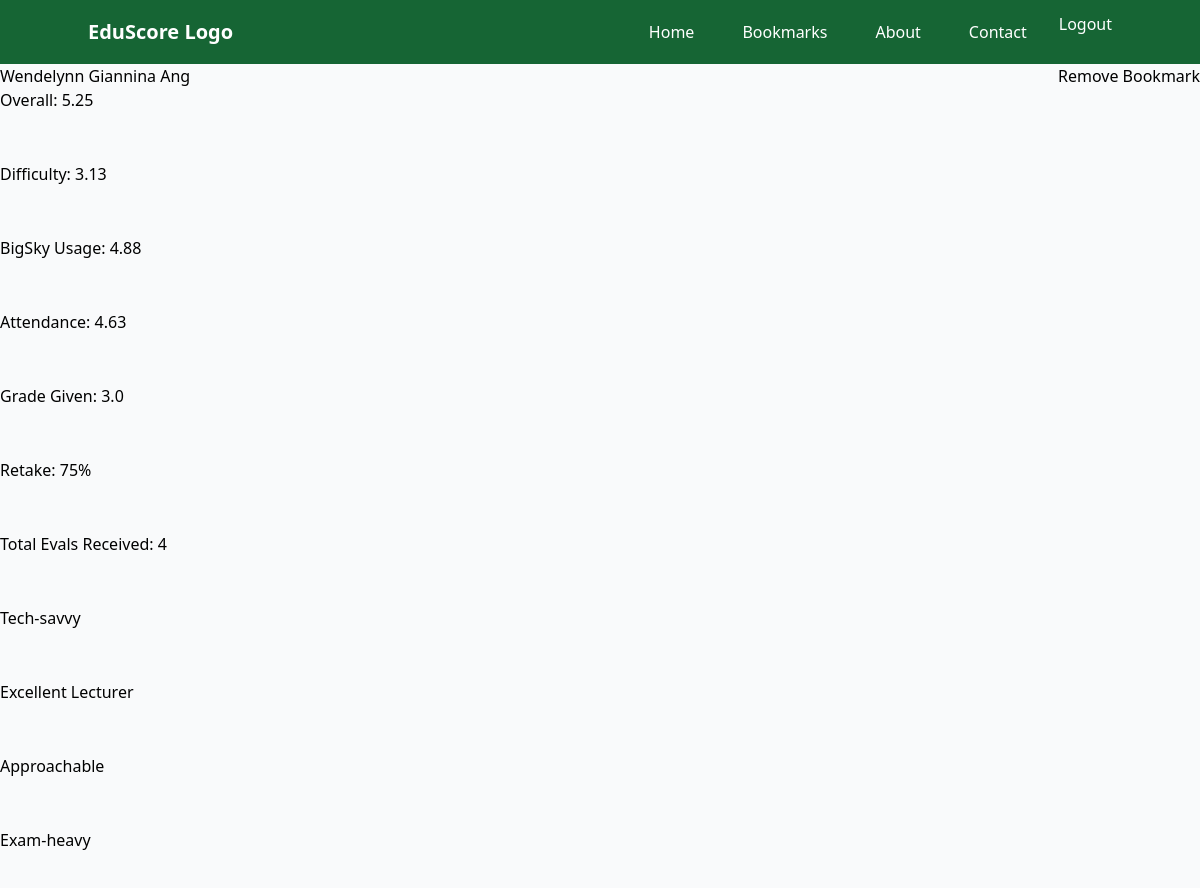
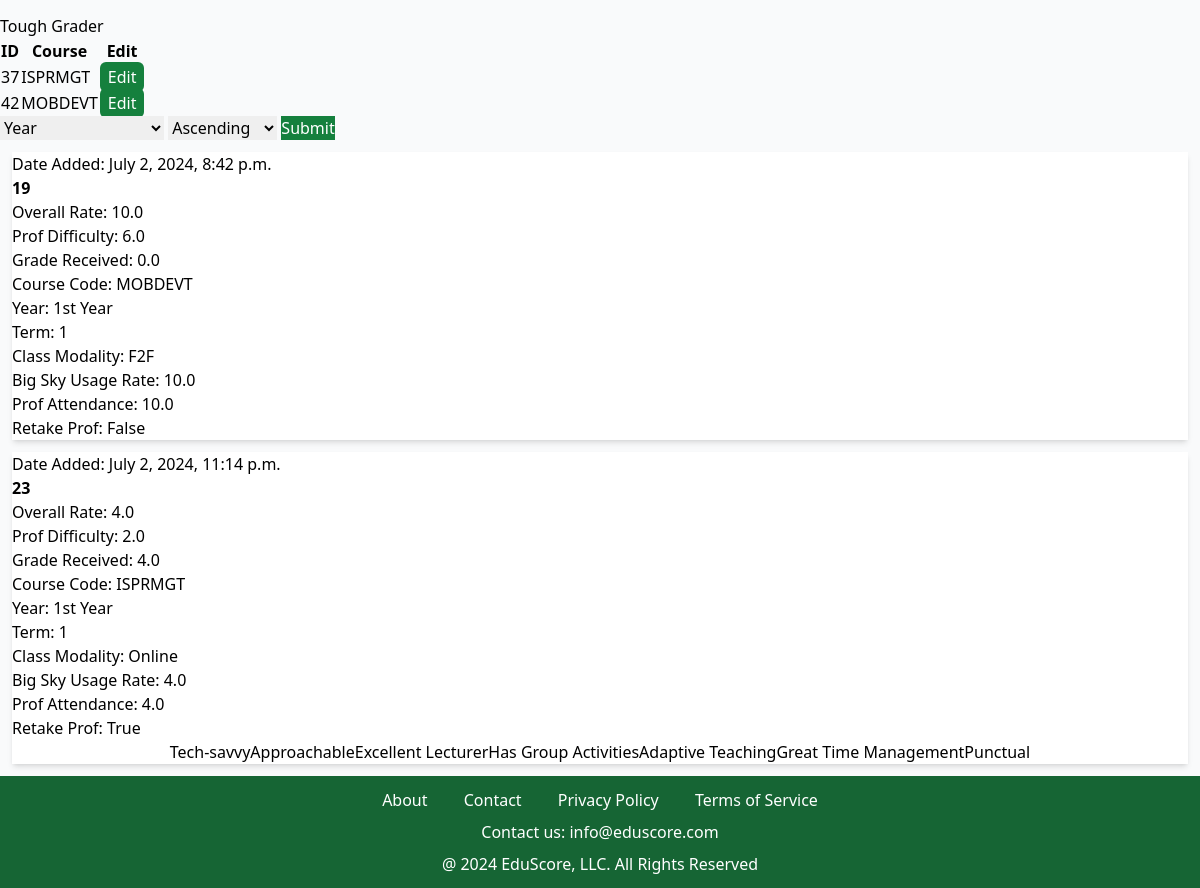
Screenshot of /teacher/2 (signed in) with the database file from the repository (2 pictures, top to bottom).
### EvalSys/models.py (models this page shows, shortened)
class TeacherTB(models.Model):
    FirstName = models.CharField(max_length=100, null=False, blank=False)
    LastName = models.CharField(max_length=100, null=False, blank=False)
    Gender = models.CharField(max_length=50, null=True, blank=True)
    Department = models.CharField(max_length=100, null=True, blank=True, default="Unknown")
    EmpStatus = models.CharField(max_length=50, null=True, blank=True, default="Unknown")

class EvaluationTB(models.Model):
    UserID = models.ForeignKey(User, on_delete=models.CASCADE)
    TeacherID = models.ForeignKey(TeacherTB, on_delete=models.CASCADE)
    CourseID = models.ForeignKey(CourseTB, on_delete=models.CASCADE)
    Year = models.CharField(max_length=50, null=False, blank=False)
    Term = models.IntegerField(null=False, blank=False)
    ClassModality = models.CharField(max_length=50, null=False, blank=False)
    OverallProfRate = models.FloatField(null=False, blank=False)
    ProfDifficulty = models.FloatField(null=False, blank=False)
    RetakeProf = models.BooleanField(null=False, blank=False)
    BigSkyUsageRate = models.FloatField(null=False, blank=False)
    ProfAttendance = models.FloatField(null=False, blank=False)
    GradeReceived = models.FloatField(null=True, blank=True)
    DateAdded = models.DateTimeField(default=timezone.now)
    class Meta:
        unique_together = ('UserID', 'TeacherID', 'CourseID')

class CourseTB(models.Model):
    CourseCode = models.CharField(unique=True, max_length=50, null=False, blank=False)
    CourseName = models.CharField(max_length=100, null=False, blank=False)
    Description = models.TextField(null=True, blank=True)

class Evaluation_TagTB(models.Model):
    EvaluationID = models.ForeignKey(EvaluationTB, on_delete=models.CASCADE)
    TagID = models.ForeignKey(TagTB, on_delete=models.CASCADE)
    class Meta:
        unique_together = ('EvaluationID', 'TagID')

class TagTB(models.Model):
    TagName = models.CharField(max_length=100, null=False, blank=False)
    isHidden = models.BooleanField(null=False, blank=False)

### EvalSys/views.py (the view, shortened to what this page needs)
# urls.py: path('teacher/<teacher_id>', views.TeacherInfo, name='TeacherInfo'),
@login_required(login_url='UserLogin')
def TeacherInfo(request, teacher_id):
    user = request.user
    TeacherRec = TeacherTB.objects.get(pk=teacher_id)
    TCourseRecs = Teacher_CourseTB.objects.filter(TeacherID=teacher_id)
    EvalRecs = EvaluationTB.objects.filter(TeacherID=teacher_id, UserID=user.id)
    try:
        Teacher_BookmarkTB.objects.get(TeacherID=teacher_id, UserID=user.id)
        isMark = True
    except:
        isMark = False
    showAdd = False
    showEdit = False
    if len(EvalRecs) > 0: showEdit = True
    if len(TCourseRecs) != len(EvalRecs): showAdd = True
    AllEvalRecs = EvaluationTB.objects.filter(TeacherID=teacher_id).aggregate(
        Average_Rate=Round(Avg('OverallProfRate', default=0), 2),
        Average_Difficulty=Round(Avg('ProfDifficulty', default=0), 2),
        Average_BSUsage=Round(Avg('BigSkyUsageRate', default=0), 2),
        Average_Attendance=Round(Avg('ProfAttendance', default=0), 2),
        Average_Grades=Round(Avg('GradeReceived', default=0))
    )
    Average_Retake = 0
    Total_WillRetake = EvaluationTB.objects.filter(TeacherID=teacher_id, RetakeProf=True).count()
    TotalNumEvals = EvaluationTB.objects.filter(TeacherID=teacher_id).count()
    if TotalNumEvals > 0:
        Average_Retake = int((Total_WillRetake/TotalNumEvals)*100)
    AllTagsGotten = (Evaluation_TagTB.objects.filter(EvaluationID__TeacherID_id=teacher_id)
                     .values('TagID__TagName').annotate(count=Count('TagID__TagName')).order_by('-count')[:5])
    AllStudentEvals = EvaluationTB.objects.filter(TeacherID=teacher_id).exclude(UserID=user.id)
    AllEvalTags = Evaluation_TagTB.objects.filter(EvaluationID__TeacherID=teacher_id).exclude(EvaluationID__UserID=user.id).order_by()
    return render(request, 'teacherInfo.html', {
        'prof': TeacherRec,
        'Courses': TCourseRecs,
        'Evals': EvalRecs,
        'showAdd': showAdd,
        'showEdit': showEdit,
        'Mark': isMark,
        'AllEvalRecs': AllEvalRecs,
        'TotalNumEvals': TotalNumEvals,
        'Average_Retake': Average_Retake,
        'TopTagRecs': AllTagsGotten,
        'AllStudentEvals': AllStudentEvals,
        'AllEvalTags': AllEvalTags})

### templates/teacherInfo.html (shortened to what this page needs)
{% extends 'temp_2.html' %}
{% block content %}
    <div>
        <div class="flex justify-between space-x-3">
            <p>{{ prof.FirstName }} {{ prof.LastName }}</p>
            {% if Mark == False %}
                <div>
                    <a href="{% url 'AddBM' prof.id %}">Bookmark Me!</a>
                </div>
            {% else %}
                <div>
                    <a href="{% url 'DelBM' prof.id %}">Remove Bookmark</a>
                </div>
            {% endif %}
        </div>
        <div class="space-y-[50px]">
            <p>Overall: {{ AllEvalRecs.Average_Rate }}</p>
            <p>Difficulty: {{ AllEvalRecs.Average_Difficulty }}</p>
            <p>BigSky Usage: {{ AllEvalRecs.Average_BSUsage }}</p>
            <p>Attendance: {{ AllEvalRecs.Average_Attendance }}</p>
            <p>Grade Given: {{ AllEvalRecs.Average_Grades }}</p>
            <p>Retake: {{ Average_Retake }}%</p>
            <p>Total Evals Received: {{ TotalNumEvals }}</p>
            {% for item in TopTagRecs %}
                <p>{{ item.TagID__TagName }}</p>
            {% endfor %}
        </div>
        {% if showEdit == True %}
            <table>
                <tr>
                    <th>ID</th>
                    <th>Course</th>
                    <th>Edit</th>
                </tr>
                {% for record in Evals %}
                    <tr>
                        <td>{{ record.id }}</td>
                        <td>{{ record.CourseID.CourseCode }}</td>
                        <td>
                            <a class="px-2 py-1 rounded-md bg-green-700 text-white" href="{% url 'EditEval' record.id %}">Edit</a>
                        </td>
                    </tr>
                {% endfor %}
            </table>
        {% endif %}
    </div>
    <div>
        <form action="{% url 'TeacherInfo' prof.id %}" method="POST">
            <select name="Type" id="Type">
                <option value="Year">Year</option>
            </select>
            <select name="Arrange" id="Arrange">
                <option value="Asc">Ascending</option>
            </select>
            <button type="submit" class="bg-green-700 text-white">Submit</button>
        </form>
    </div>
    <div class="">
        {% for eval in AllStudentEvals %}
            <div class="bg-white shadow-md m-3">
                <p>Date Added: {{ eval.DateAdded }}</p>
                <p class="font-bold">{{ eval.id }}</p>
                <p>Overall Rate: {{ eval.OverallProfRate }}</p>
                <p>Prof Difficulty: {{ eval.ProfDifficulty }}</p>
                <p>Grade Received: {{ eval.GradeReceived }}</p>
                <p>Course Code: {{ eval.CourseID.CourseCode }}</p>
                <p>Year: {{eval.Year }}</p>
                <p>Term: {{ eval.Term }}</p>
                <p>Class Modality: {{ eval.ClassModality }}</p>
                <p>Big Sky Usage Rate: {{ eval.BigSkyUsageRate }}</p>
                <p>Prof Attendance: {{ eval.ProfAttendance }}</p>
                <p>Retake Prof: {{ eval.RetakeProf }}</p>
                <div class="flex justify-center">
                   {% for tag in AllEvalTags %}
                        {% if tag.EvaluationID.id == eval.id %}
                            <p>{{ tag.TagID.TagName }}</p>
                        {% endif %}
                    {% endfor %}
                </div>
            </div>
        {% endfor %}
    </div>
{% endblock %}

### rows the page displays
TeacherTB: FirstName "Wendelynn Giannina", LastName "Ang"
EvaluationTB: id "37", CourseID.CourseCode "ISPRMGT"
EvaluationTB: id "42", CourseID.CourseCode "MOBDEVT"
EvaluationTB: DateAdded "July 2, 2024, 8:42 p.m.", id "19", OverallProfRate "10.0", ProfDifficulty "6.0", GradeReceived "0.0", CourseID.CourseCode "MOBDEVT", Year "1st Year", Term "1", ClassModality "F2F", BigSkyUsageRate "10.0", ProfAttendance "10.0", RetakeProf "False"
EvaluationTB: DateAdded "July 2, 2024, 11:14 p.m.", id "23", OverallProfRate "4.0", ProfDifficulty "2.0", GradeReceived "4.0", CourseID.CourseCode "ISPRMGT", Year "1st Year", Term "1", ClassModality "Online", BigSkyUsageRate "4.0", ProfAttendance "4.0", RetakeProf "True"
Evaluation_TagTB: TagID.TagName "Tech-savvy"
Evaluation_TagTB: TagID.TagName "Approachable"
Evaluation_TagTB: TagID.TagName "Excellent Lecturer"
Evaluation_TagTB: TagID.TagName "Has Group Activities"
Evaluation_TagTB: TagID.TagName "Adaptive Teaching"
Evaluation_TagTB: TagID.TagName "Great Time Management"
Evaluation_TagTB: TagID.TagName "Punctual"

### other values shown
{{ AllEvalRecs.Average_Rate }} "5.25"
{{ AllEvalRecs.Average_Difficulty }} "3.13"
{{ AllEvalRecs.Average_BSUsage }} "4.88"
{{ AllEvalRecs.Average_Attendance }} "4.63"
{{ AllEvalRecs.Average_Grades }} "3.0"
{{ Average_Retake }} "75"
{{ TotalNumEvals }} "4"
{{ item.TagID__TagName }} "Tech-savvy" "Excellent Lecturer" "Approachable" "Exam-heavy" "Tough Grader"
